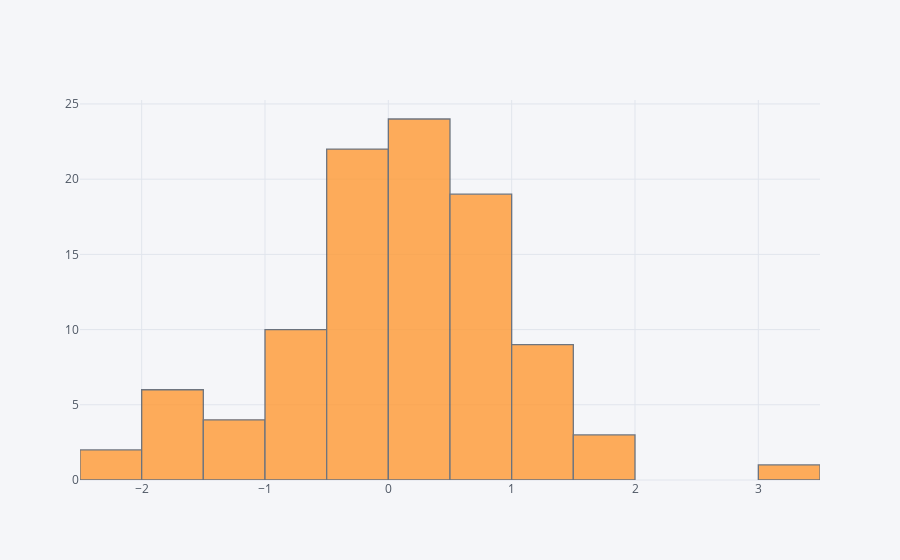

Notebook code cell kept with this figure:
### Markdown cell above
## Histogram

### Code cell
df['A'].iplot(kind='hist',bins=25)

### Figure 1 — Plotly figure (JSON) as saved in the notebook; plotly's stock layout.template omitted (floating-point values rounded to 4 significant figures)
{"data": [{"histfunc": "count", "histnorm": "", "marker": {"color": "rgba(255, 153, 51, 1.0)", "line": {"color": "#4D5663", "width": 1.3}}, "name": "A", "nbinsx": 25, "opacity": 0.8, "orientation": "v", "type": "histogram", "x": [1.368, -0.4339, 0.3108, 0.5073, -0.007603, -0.3476, -0.7213, 0.4571, 0.6073, 0.9486, -0.05767, -0.05804, -1.366, 0.3321, 1.015, 0.003217, 0.639, -0.7918, 0.5529, -1.903, -0.2196, 1.064, -0.007404, 0.1281, -0.5186, -0.4191, 1.588, -1.875, 0.6992, 0.3402, -1.015, -0.08282, 0.3739, -0.08659, 0.4419, 0.1266, 0.06859, 1.031, -0.03744, 1.02, 0.6606, 0.2599, -1.142, 0.3861, 0.632, 0.1629, -1.204, 0.7864, 1.486, -0.6807, -1.757, 1.193, 3.048, -0.2825, -0.6765, 0.3617, -0.3598, -0.6962, -0.694, -1.856, 0.667, 0.531, 0.5721, 0.5478, 1.714, -1.609, 1.09, -1.657, 0.9602, 0.3748, 0.5735, -0.6795, 0.2657, -0.6136, 0.3895, 0.1731, 0.7994, 0.3098, 1.916, 0.1562, 0.3431, -0.3832, -0.2541, 0.4292, -0.2697, 0.01444, -0.326, -2.403, 0.9541, 0.977, 0.4967, -0.1533, -0.4141, -0.4351, -2.164, -0.5704, 0.5105, 1.418, -0.4483, -0.04354]}], "layout": {"barmode": "overlay", "legend": {"bgcolor": "#F5F6F9", "font": {"color": "#4D5663"}}, "paper_bgcolor": "#F5F6F9", "plot_bgcolor": "#F5F6F9", "titlefont": {"color": "#4D5663"}, "xaxis1": {"gridcolor": "#E1E5ED", "showgrid": true, "tickfont": {"color": "#4D5663"}, "title": "", "titlefont": {"color": "#4D5663"}, "zerolinecolor": "#E1E5ED"}, "yaxis1": {"gridcolor": "#E1E5ED", "showgrid": true, "tickfont": {"color": "#4D5663"}, "title": "", "titlefont": {"color": "#4D5663"}, "zerolinecolor": "#E1E5ED"}}}
